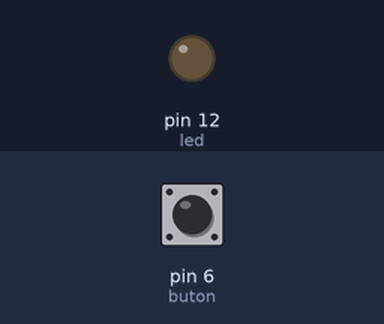
This sketch was run on a simulated Arduino Uno, built with avr-gcc and run on an emulated ATmega328P. On the bench: output pins drawn as LEDs (lit = HIGH). The test bench sets the inputs (shaded band); at power-on: pin 6 (buton) LOW. What the sketch prints to the serial monitor is not drawn.

Above: at 1.2 s.
1.3 s: pin 6 (buton) pulled HIGH for 0.15 s
At 1.37 s:
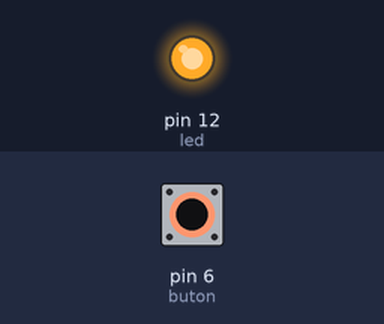
2.9 s: pin 6 (buton) pulled HIGH for 3.2 s
At 6.5 s:
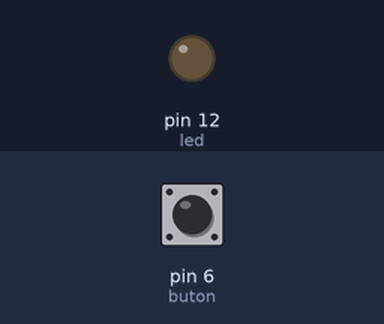
Timing chart, 0 to 8.0 s (numbered marks = the images above; inputs shaded):
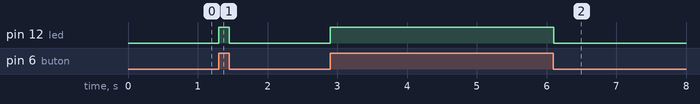

The sketch:

sketch_mar25a.ino
```cpp
int buton=6;
int led=12;

void setup() {
  // put your setup code here, to run once:
Serial.begin(9600);
pinMode(buton,INPUT);
pinMode(led,OUTPUT);

}

void loop() {
  // put your main code here, to run repeatedly:
Serial.println(digitalRead(buton));
if(digitalRead(buton)==HIGH)
{
  digitalWrite(led,HIGH);
}
else
{
  digitalWrite(led,LOW);
}
}
```

Measured:
- after the input at 1.3 s, pin 12 (led): LOW → HIGH at once, → LOW 0.15 s later
- after the input at 2.9 s, pin 12 (led): LOW → HIGH at once, → LOW 3.2 s later
